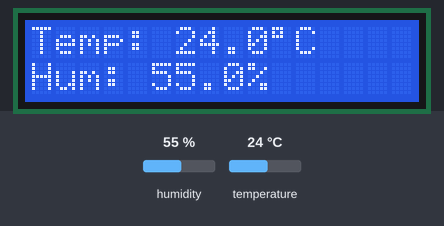
Bench run of a program on a simulated Arduino Uno, built with avr-gcc and run on an emulated ATmega328P. Parts: 16×2 character LCD. The inputs (shaded band) are chosen by the test bench; at power-on: humidity 55 %, temperature 24 °C. What the program prints to the serial monitor is not drawn.

Above: at 3.2 s.
3.3 s: humidity set to 22 %
At 4.9 s:
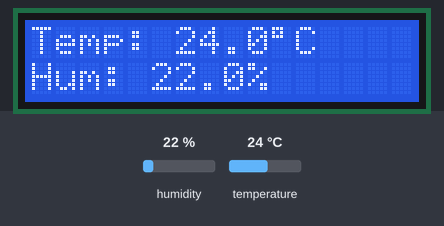
6.0 s: temperature set to 12 °C
At 7.6 s:
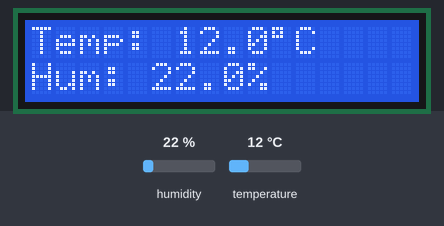
8.7 s: humidity set to 40 %
At 10.6 s:
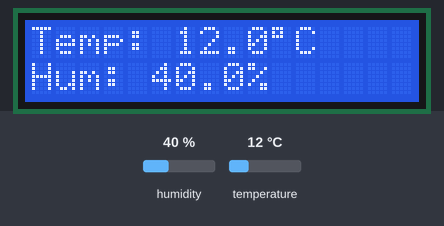
11.7 s: temperature set to 19 °C
At 13.3 s:
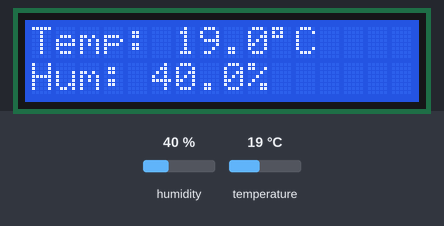
Timing chart, 0 to 14.8 s (numbered marks = the images above; inputs shaded):
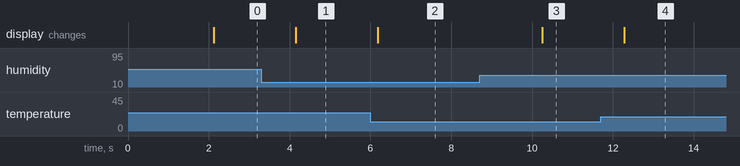

Measured:
- after the input at 3.3 s, the display: changes after 0.85 s (image 1)
- after the input at 6.0 s, the display: changes after 0.19 s (image 2)
- after the input at 8.7 s, the display: changes after 1.5 s (image 3)
- after the input at 11.7 s, the display: changes after 0.58 s (image 4)

The program:

main.cpp
```cpp
#include <Arduino.h>
#include <Wire.h>
#include "DHT.h"
#include <LiquidCrystal_I2C.h>

#define DHT_PIN 2
#define DHT_TYPE DHT22

DHT dht(DHT_PIN, DHT_TYPE);
LiquidCrystal_I2C lcd(0x27, 16, 2);

void setup() {
    Serial.begin(9600);

    dht.begin();

    lcd.init();
    lcd.backlight();

    lcd.setCursor(0, 0);
    lcd.print("DHT22 Sensor");
    lcd.setCursor(0, 1);
    lcd.print("Starting...");

    delay(2000);
    lcd.clear();
}

void loop() {
    float temperature = dht.readTemperature();
    float humidity = dht.readHumidity();

    if (isnan(temperature) || isnan(humidity)) {
        Serial.println("Failed to read DHT22!");

        lcd.clear();
        lcd.setCursor(0, 0);
        lcd.print("Sensor Error");

        delay(2000);
        return;
    }

    // Serial Monitor
    Serial.print("Temperature: ");
    Serial.print(temperature, 1);
    Serial.println(" C");

    Serial.print("Humidity: ");
    Serial.print(humidity, 1);
    Serial.println(" %");

    Serial.println("----------------");

    // LCD
    lcd.clear();

    lcd.setCursor(0, 0);
    lcd.print("Temp: ");
    lcd.print(temperature, 1);
    lcd.print((char)223);
    lcd.print("C");

    lcd.setCursor(0, 1);
    lcd.print("Hum: ");
    lcd.print(humidity, 1);
    lcd.print("%");

    delay(2000);
}
```
